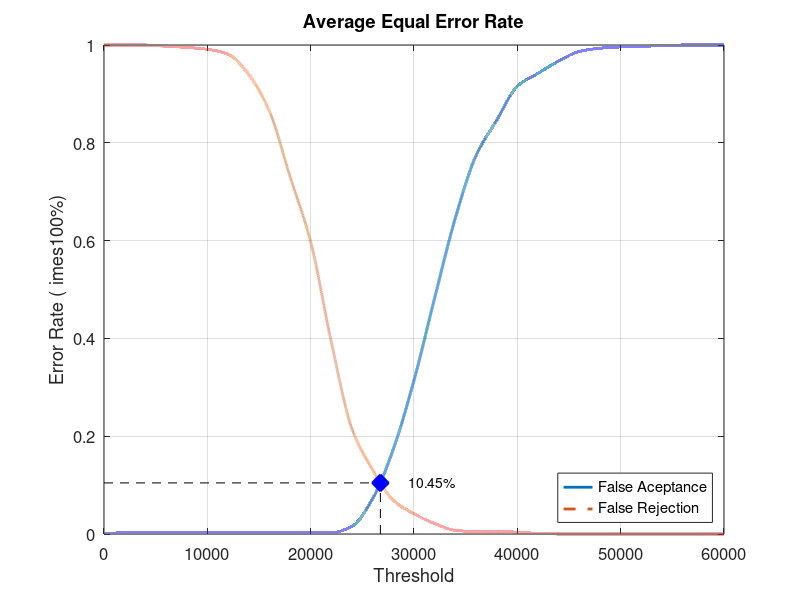
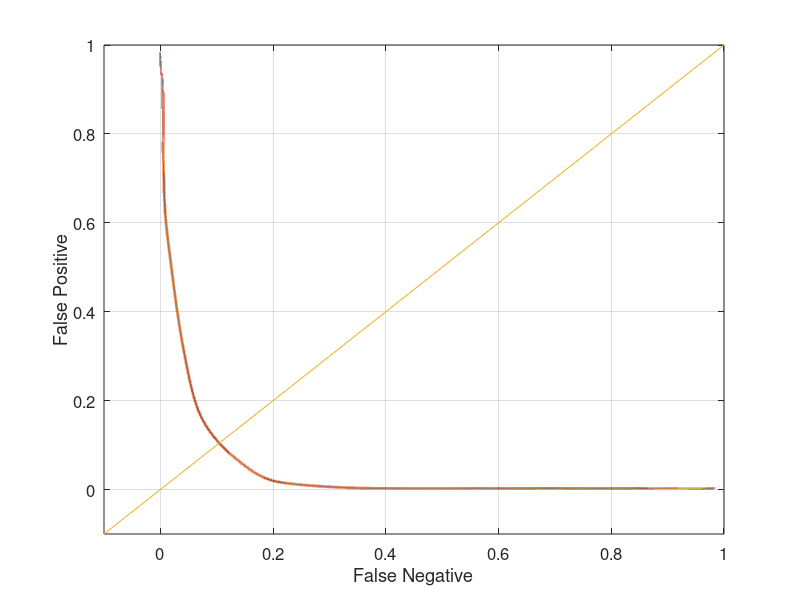

Recreate these plots in MATLAB, in order.
close all;
clear;
clc;
x = 0:2000:60000;
xq = 0:0.5:60000;

y0 = [0 0.00263158 0.00263158 0.00263158 0.00263158 0.00263158 0.00263158 0.00263158 0.00263158 0.00263158 0.00263158 0.00263158 0.0157895 0.0723684 0.173684 0.314474 0.482895 0.646053 0.773684 0.846053 0.915789 0.942105 0.967105 0.986842 0.993421 0.996053 0.997368 0.998684 1 1 1]
yy0 = interp1(x, y0, xq, 'pchip');
y1 = [1 1 1 0.9975 0.995 0.99125 0.98125 0.94 0.865 0.73125 0.5975 0.3925 0.215 0.13125 0.06875 0.04125 0.02125 0.0075 0.005 0.005 0.00375 0.00125 0 0 0 0 0 0 0 0 0]
yy1 = interp1(x, y1, xq, 'pchip');

% Calculating EER: 
y2 = abs(y0 - y1);
find(y2 == min(y2))
yy2 = abs(yy0 - yy1);
xEER = find(yy2 == min(yy2));
xEERIndex = xq(xEER) % X-axis EER
yEER = yy0(xEER) % Y-axis EER

main = figure
plot(xq, yy0,'-','LineWidth', 2);	hold on
plot(xq, yy1,'--','LineWidth', 2);	hold on
plot([xEERIndex xEERIndex], [0 yEER], 'k--');	hold on
plot([0 xEERIndex], [yEER yEER], 'k--');	hold on
plot(xEERIndex, yEER, 'bx', 'LineWidth', 10);	hold on
text(xEERIndex + 10 * xEERIndex / 100, yEER, [num2str(round((10000 * yEER)) / 100) '%'])
legend('False Aceptance', 'False Rejection', 'Location', 'SouthEast')
xlabel('Threshold')
ylabel('Error Rate (	imes100%)')
title('Average Equal Error Rate')
set(gca, 'FontSize', 12)
axis([0 60000 0 1])
grid on

print(main, 'Experiment1AverageMain', '-dpng');
FNRxFPR = figure('Color', [1 1 1]);
plot(yy1, yy0, '-', yy1, yy0, 'LineWidth', 2);
hold on
y = -0.1:0.1:1
plot(y, y); 
set(gca, 'FontSize', 12)
xlabel('False Negative')
ylabel('False Positive')
axis([-0.1 1 -0.1 1])
set(gca, 'FontSize', 12)
grid on

print(FNRxFPR, 'Experiment1AverageFNRxFPR','-dpng');
